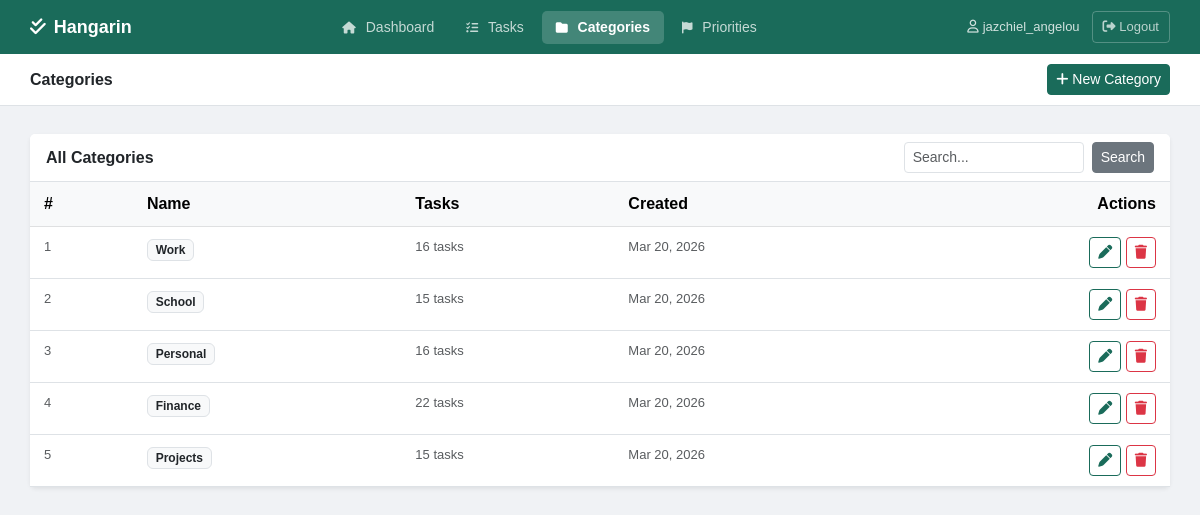
Screenshot of /categories/ (signed in) with the database file from the repository.
### tasks/models.py (models this page shows, shortened)
class BaseModel(models.Model):
    created_at = models.DateTimeField(auto_now_add=True)
    updated_at = models.DateTimeField(auto_now=True)
    class Meta:
        abstract = True

class Category(BaseModel):
    name = models.CharField(max_length=100)
    class Meta:
        verbose_name = "Category"
        verbose_name_plural = "Categories"

### tasks/views.py (the view)
# urls.py: path('categories/', views.category_list, name='category_list'),
@login_required
def category_list(request):
    query = request.GET.get('q', '')
    categories = Category.objects.all()
    if query:
        categories = categories.filter(name__icontains=query)
    paginator = Paginator(categories, 10)
    page_obj = paginator.get_page(request.GET.get('page'))
    return render(request, 'tasks/category_list.html', {
        'page_obj': page_obj, 'query': query, 'active_page': 'categories'
    })

### templates/tasks/category_list.html (shortened to what this page needs)
{% extends 'tasks/base.html' %}
{% block page_title %}Categories{% endblock %}
{% block topbar_actions %}
<a href="{% url 'category_create' %}" class="btn btn-primary btn-sm"><i class="fa-solid fa-plus"></i> New Category</a>
{% endblock %}
{% block content %}
<div class="card border-0 shadow-sm">
    <div class="card-header bg-white d-flex justify-content-between align-items-center border-bottom">
        <span class="fw-semibold">All Categories</span>
        <form method="get" class="d-flex gap-2">
            <input type="text" name="q" value="{{ query }}" placeholder="Search..." class="form-control form-control-sm" style="width:180px;">
            <button type="submit" class="btn btn-secondary btn-sm">Search</button>
        </form>
    </div>
    {% if page_obj.object_list %}
    <div class="table-responsive">
        <table class="table table-hover mb-0">
            <thead class="table-light">
                <tr><th>#</th><th>Name</th><th>Tasks</th><th>Created</th><th class="text-end">Actions</th></tr>
            </thead>
            <tbody>
                {% for cat in page_obj %}
                <tr>
                    <td class="text-muted" style="font-size:13px;">{{ forloop.counter0|add:page_obj.start_index }}</td>
                    <td><span class="badge bg-light text-dark border">{{ cat.name }}</span></td>
                    <td class="text-muted" style="font-size:13px;">{{ cat.task_set.count }} task{{ cat.task_set.count|pluralize }}</td>
                    <td class="text-muted" style="font-size:13px;">{{ cat.created_at|date:"M d, Y" }}</td>
                    <td class="text-end">
                        <a href="{% url 'category_edit' cat.pk %}" class="btn btn-outline-primary btn-sm"><i class="fa-solid fa-pen"></i></a>
                        <a href="{% url 'category_delete' cat.pk %}" class="btn btn-outline-danger btn-sm"><i class="fa-solid fa-trash"></i></a>
                    </td>
                </tr>
                {% endfor %}
            </tbody>
        </table>
    </div>
    {% else %}
    <div class="card-body text-center py-5 text-muted">
        <i class="fa-solid fa-folder-open fa-2x mb-3 d-block opacity-25"></i>
        <p>{% if query %}No categories found.{% else %}No categories yet. <a href="{% url 'category_create' %}" style="color:#1a6b5a;">Add one!</a>{% endif %}</p>
    </div>
    {% endif %}
</div>
{% endblock %}

### templates/tasks/base.html (shortened to what this page needs)
<!DOCTYPE html>
<html lang="en">
<head>
    <link href="https://cdn.jsdelivr.net/npm/bootstrap@5.3.0/dist/css/bootstrap.min.css" rel="stylesheet">
    <link rel="stylesheet" href="https://cdnjs.cloudflare.com/ajax/libs/font-awesome/6.5.0/css/all.min.css">
</head>
<body>
<div class="top-navbar">
    <a href="{% url 'dashboard' %}" class="brand">
        <i class="fa-solid fa-check-double"></i> Hangarin
    </a>
    <nav>
        <a href="{% url 'dashboard' %}" class="nav-item {% if active_page == 'dashboard' %}active{% endif %}">
            <i class="fa-solid fa-house"></i> Dashboard
        </a>
        <a href="{% url 'task_list' %}" class="nav-item {% if active_page == 'tasks' %}active{% endif %}">
            <i class="fa-solid fa-list-check"></i> Tasks
        </a>
        <a href="{% url 'category_list' %}" class="nav-item {% if active_page == 'categories' %}active{% endif %}">
            <i class="fa-solid fa-folder"></i> Categories
        </a>
        <a href="{% url 'priority_list' %}" class="nav-item {% if active_page == 'priorities' %}active{% endif %}">
            <i class="fa-solid fa-flag"></i> Priorities
        </a>
    </nav>
    <div class="user-area">
        {% if user.is_authenticated %}
        <span><i class="fa-regular fa-user" style="margin-right:4px;"></i>{{ user.username }}</span>
        <form method="post" action="{% url 'logout' %}" style="margin:0;padding:0;">
            <button type="submit" class="logout-btn">
                <i class="fa-solid fa-right-from-bracket"></i> Logout
            </button>
        </form>
        {% endif %}
    </div>
</div>
<div class="subbar">
    <h5>{% block page_title %}Dashboard{% endblock %}</h5>
    <div>{% block topbar_actions %}{% endblock %}</div>
</div>
<div class="content-area">
    {% block content %}{% endblock %}
</div>
</body>
</html>

### templates/tasks/base.html (style rules this page uses)
body { background-color: #f0f2f5; font-family: Arial, sans-serif; min-height: 100vh; }
.top-navbar { background-color: #1a6b5a; padding: 0 30px; height: 54px; display: flex; align-items: center; justify-content: space-between; position: sticky; top: 0; z-index: 100; }
.top-navbar .brand { color: white; font-size: 18px; font-weight: 700; text-decoration: none; display: flex; align-items: center; gap: 8px; }
.top-navbar nav { display: flex; align-items: center; gap: 4px; }
.top-navbar .nav-item { color: rgba(255,255,255,0.75); text-decoration: none; padding: 6px 14px; border-radius: 5px; font-size: 14px; transition: all 0.15s; }
.top-navbar .nav-item.active { background-color: rgba(255,255,255,0.18); color: white; font-weight: 600; }
.top-navbar .nav-item i { margin-right: 6px; font-size: 12px; }
.top-navbar .user-area { display: flex; align-items: center; gap: 12px; color: rgba(255,255,255,0.8); font-size: 13px; }
.top-navbar .logout-btn { color: rgba(255,255,255,0.7); text-decoration: none; font-size: 13px; padding: 5px 10px; border: 1px solid rgba(255,255,255,0.25); border-radius: 4px; transition: all 0.15s; background: transparent; cursor: pointer; font-family: Arial, sans-serif; }
.subbar { background-color: white; border-bottom: 1px solid #dee2e6; padding: 10px 30px; display: flex; justify-content: space-between; align-items: center; }
.subbar h5 { margin: 0; font-size: 16px; font-weight: 600; color: #212529; }
.content-area { padding: 28px 30px; max-width: 1200px; }
.btn-primary { background-color: #1a6b5a; border-color: #1a6b5a; }
.btn-outline-primary { color: #1a6b5a; border-color: #1a6b5a; }
.table > :not(caption) > * > * { padding: 10px 14px; }

### rows the page displays
Category: name "Work", task_set.count "16", created_at "Mar 20, 2026"
Category: name "School", task_set.count "15", created_at "Mar 20, 2026"
Category: name "Personal", task_set.count "16", created_at "Mar 20, 2026"
Category: name "Finance", task_set.count "22", created_at "Mar 20, 2026"
Category: name "Projects", task_set.count "15", created_at "Mar 20, 2026"

### other values shown
{{ user.username }} "jazchiel_angelou"
